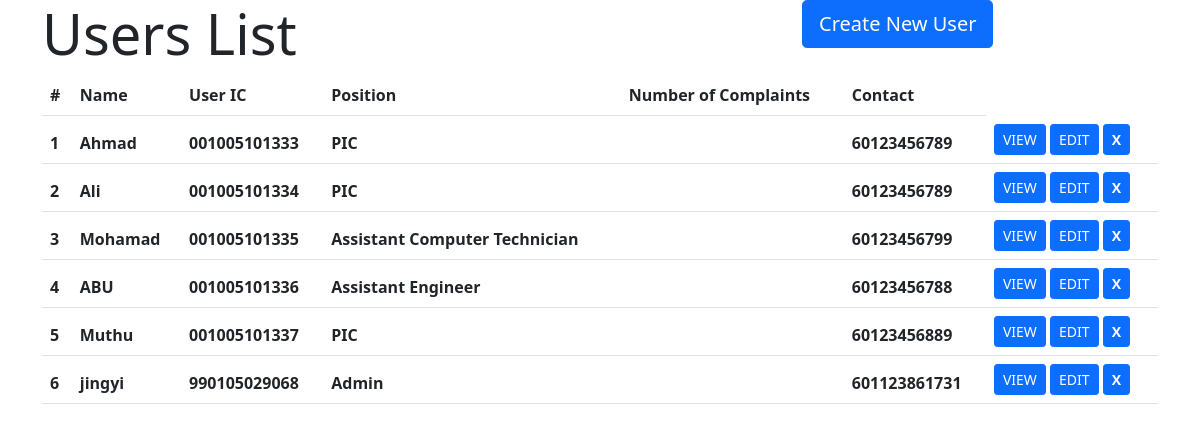
/CRUDusers/readUser.php (signed in), run on the app's committed database.
### tables this page shows
CREATE TABLE `users` (
  `u_userIC` varchar(12) NOT NULL,
  `pwd` varchar(15) NOT NULL,
  `name` varchar(50) NOT NULL,
  `postBI` varchar(50) DEFAULT NULL,
  `postBM` varchar(50) DEFAULT NULL,
  `address` varchar(100) DEFAULT NULL,
  `email` varchar(30) NOT NULL,
  `contact` varchar(12) NOT NULL,
  `dateRegistered` datetime DEFAULT NULL,
  `no_aduan` int(5) DEFAULT NULL,
  `u_img_path` varchar(50) DEFAULT NULL,
  `userType` varchar(2) NOT NULL CHECK (`userType` in ('1','2','3','4')),
  `u_grade` varchar(5) DEFAULT NULL
);

### CRUDusers/readUser.php (the view, shortened to what this page needs)
<?php
    require_once("UsersBack/dbconfigUser.php");
    $sql = "SELECT * FROM users ORDER BY u_userIC ASC;";
    $result  = mysqli_query($conn, $sql);
?>
<!DOCTYPE html>
<html lang="en">
<head>
    <link href="https://cdn.jsdelivr.net/npm/bootstrap@5.0.0-beta1/dist/css/bootstrap.min.css" rel="stylesheet">
</head>
<body>
    <div class="container">
        <div class="row align-items-start">
            <div class="col-8"><h1 class="display-4">Users List</h1></div>
            <div class="col-4"><a href="createUser.php" class="btn btn-primary btn-lg">Create New User</a></div>
        </div>
        <table class="table">
            <thead>
                <tr>
                    <th scope="col">#</th>
                    <th scope="col">Name</th>
                    <th scope="col">User IC</th>
                    <th scope="col">Position</th>
                    <th scope="col">Number of Complaints</th>
                    <th scope="col">Contact</th>
                </tr>
                <?php
                    $num=1;
                    while($row = mysqli_fetch_array($result))
                    {
                        echo"<tr>";
                        echo "<th scope='row'>".$num."</th>";
                        echo "<th>".$row["name"]."</th>";
                        echo "<th>".$row["u_userIC"]."</th>";
                        echo "<th>".$row["postBI"]."</th>";
                        echo "<th>".$row["no_aduan"]."</th>";
                        echo "<th>".$row["contact"]."</th>";
                        $num++;
                    ?>
                    <th>
                        <a href="detailUser.php?id=<?php echo $row["u_userIC"]; ?>" class="btn btn-primary btn-sm">VIEW</a>
                        <a href="updateUser.php?id=<?php echo $row["u_userIC"]; ?>" class="btn btn-primary btn-sm">EDIT</a>
                        <a href="deleteUser.php?id=<?php echo $row["u_userIC"]; ?>" class="btn btn-primary btn-sm" onclick="return confirm('Are you sure you want to delete this account')"><strong>X</strong></a>
                    </th>
                <?php
                        echo"</tr>";
                    }
                ?>
            </thead>
        </table>
    </div>
</body>
</html>

### data on the page
users: name "Ahmad", u_userIC "001005101333", postBI "PIC", contact "60123456789"
users: name "Ali", u_userIC "001005101334", postBI "PIC", contact "60123456789"
users: name "Mohamad", u_userIC "001005101335", postBI "Assistant Computer Technician", contact "60123456799"
users: name "ABU", u_userIC "001005101336", postBI "Assistant Engineer", contact "60123456788"
users: name "Muthu", u_userIC "001005101337", postBI "PIC", contact "60123456889"
users: name "jingyi", u_userIC "990105029068", postBI "Admin", contact "601123861731"
